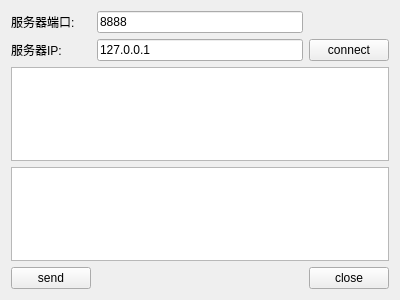
<?xml version="1.0" encoding="UTF-8"?>
<ui version="4.0">
 <class>ClientWidget</class>
 <widget class="QWidget" name="ClientWidget">
  <property name="geometry">
   <rect>
    <x>0</x>
    <y>0</y>
    <width>400</width>
    <height>300</height>
   </rect>
  </property>
  <property name="windowTitle">
   <string>Form</string>
  </property>
  <layout class="QGridLayout" name="gridLayout">
   <item row="0" column="0">
    <widget class="QLabel" name="label">
     <property name="text">
      <string>服务器端口:</string>
     </property>
    </widget>
   </item>
   <item row="1" column="0">
    <widget class="QLabel" name="label_2">
     <property name="text">
      <string>服务器IP:</string>
     </property>
    </widget>
   </item>
   <item row="2" column="0" colspan="5">
    <widget class="QTextEdit" name="textEditRead">
     <property name="readOnly">
      <bool>true</bool>
     </property>
    </widget>
   </item>
   <item row="3" column="0" colspan="5">
    <widget class="QTextEdit" name="textEditWrite"/>
   </item>
   <item row="4" column="4">
    <widget class="QPushButton" name="pushButton_3">
     <property name="text">
      <string>close</string>
     </property>
    </widget>
   </item>
   <item row="4" column="0">
    <widget class="QPushButton" name="pushButtonSend">
     <property name="text">
      <string>send</string>
     </property>
    </widget>
   </item>
   <item row="4" column="1" colspan="3">
    <spacer name="horizontalSpacer">
     <property name="orientation">
      <enum>Qt::Horizontal</enum>
     </property>
     <property name="sizeHint" stdset="0">
      <size>
       <width>217</width>
       <height>20</height>
      </size>
     </property>
    </spacer>
   </item>
   <item row="1" column="4">
    <widget class="QPushButton" name="buttonConnect">
     <property name="text">
      <string>connect</string>
     </property>
    </widget>
   </item>
   <item row="0" column="1" colspan="3">
    <widget class="QLineEdit" name="lineEditPort">
     <property name="text">
      <string>8888</string>
     </property>
    </widget>
   </item>
   <item row="1" column="1" colspan="3">
    <widget class="QLineEdit" name="lineEditIp">
     <property name="text">
      <string>127.0.0.1</string>
     </property>
    </widget>
   </item>
  </layout>
 </widget>
 <resources/>
 <connections/>
</ui>
